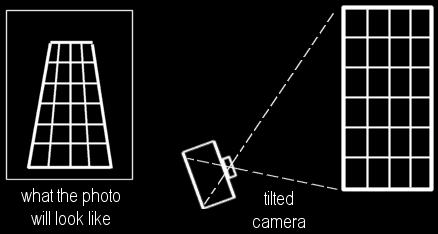
#> input picture Linear Algebra Exercise/perspective.gif, 438 x 234 px
$ jupyter execute --allow-errors 'Own tests .ipynb'   (shell and % lines are left out)
#> lines starting #> are read from the running program, lines starting #| are printed output that depends on the picture; after the words box and inside, x2 and y2 are one past the last pixel; in counts of white or black regions, pixels touching at a corner belong together
# Basis Vectors in 2D Coordinate Space

[cell 1]
import numpy as np
import matplotlib.pyplot as plt
from matplotlib.transforms import Affine2D
import skimage.io
import time

[cell 2]
def plot_vectors(vectors, colors):


    start_x = [v[0] for v in vectors]
    start_y = [v[1] for v in vectors]

    len_x = [v[2] - v[0] for v in vectors]
    len_y = [v[3] - v[1] for v in vectors]

    all_x = [x[2] for x in vectors]
    all_y = [x[3] for x in vectors]
    all_x.extend(start_x)
    all_y.extend(start_y)


    plt.quiver(start_x, start_y, len_x, len_y, angles= "xy", scale_units= "xy", scale=1, color = colors)

    plt.xlim(min(all_x) -0.2, max(all_x) + 0.2)
    plt.ylim(min(all_y) -0.2, max(all_y) + 0.2)
    plt.gca().set_aspect("equal")
    plt.show()

[cell 3]
plot_vectors([[0, 0, 2, 0], [-2, 0, -4, 1], [0, 0, 1, 1]], ["red", "blue"]) # Two orthogonal vectors
#> in plot_vectors, `plt.show()`:
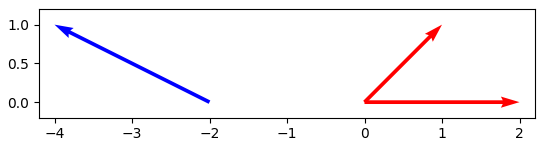
#> figure drawn by matplotlib, 1 panel

[cell 4]
plot_vectors([[1, 1, -2, 3], [2, 1, -2.5, 1.5], [-3.2, -1.5, 0, 4.3]], ["red", "blue", "orange"])
#> in plot_vectors (call 2), `plt.show()`:
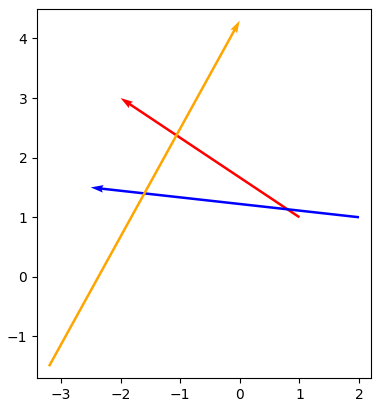
#> figure drawn by matplotlib, 1 panel

[cell 5]
plot_vectors([[1, -8, -4, 3], [2, 1, -2.5, 1.5], [-3.2, -1.5, 0, 4.3]], ["red", "blue", "orange"])
#> in plot_vectors (call 3), `plt.show()`:
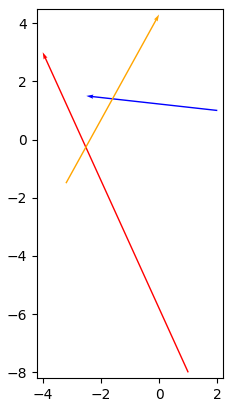
#> figure drawn by matplotlib, 1 panel

[cell 6]
main_list = []
for i in range(10):
    inner_list = [i, i, i + 1, i - 1]
    inner_list_rev = [10 - i, i, 9 -i, i - 1]

    main_list.append(inner_list)
    main_list.append(inner_list_rev)


plot_vectors(main_list, ["red", "blue", "orange"])
#> in plot_vectors (call 4), `plt.show()`:
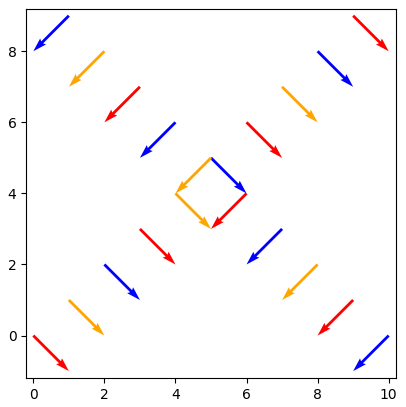
#> figure drawn by matplotlib, 1 panel

[cell 7]
# Define list of ranges
list_of_ranges = [5000, 10000, 15000, 20000, 25000]
result = {}

def list_of_ranges_to_str(list_of_ranges):
    return [str(x) for x in list_of_ranges]

#Calc coef
def get_speedup_coef(py_times, np_times):
    speedup = []
    for idx in range(len(np_times)):
        if py_times[idx] == 0:
            speedup.append(0)
        else:
            speedup.append(np_times[idx] / py_times[idx])
    return speedup

#Plot coef
def plot_coef(coef, list_of_ranges):
    x_lables = list_of_ranges_to_str(list_of_ranges)
    plt.plot(coef, color="red")
    plt.legend(["Performance Coef)"], loc='upper left')
    plt.title("Performance Coef", fontsize="xx-large")
    plt.xlabel('Array list')
    plt.ylabel('Time spent')
    plt.xticks([0, 1, 2, 3, 4], x_lables)
    plt.show()


#Plot time results
def plot_times(py_times, np_times, list_of_ranges):
    x_lables = list_of_ranges_to_str(list_of_ranges)
    plt.plot(py_times, color="red")
    plt.plot(np_times, color="blue")
    plt.legend(["PythonSum(list)", "NumPySum(array)"], loc='upper left')
    plt.title("Performance Test", fontsize="xx-large")
    plt.xlabel('Array list')
    plt.ylabel('Time spent')
    plt.xticks([0, 1, 2, 3, 4], x_lables)
    plt.show()

#The function accepts a num to be passed to np.rand.
#It also convert the np.array to standard array and returns two values
def generate_arrays(num):
    np_array = np.random.random(num)
    standard_list = list(np_array)
    return standard_list, np_array

def sum_arrays(array, np_arr = False):

    if np_arr:
        # Sum the np.array and record the time
        np_start = time.perf_counter()
        np_array_sum = np.sum(np_array)
        np_end = time.perf_counter() - np_start
        return round(np_array_sum, 5), np_end

    # Sum the standard one and record the time
    standart_start = time.perf_counter()
    standard_list_sum = 0
    for el in standard_list:
        standard_list_sum += el
    standard_end = time.perf_counter() - standart_start
    return round(standard_list_sum, 5), standard_end

for rng in list_of_ranges:
    #Call generate_arrays and get two array
    standard_list, np_array = generate_arrays(rng)

    standard_list_sum, standard_list_sum_time = sum_arrays(standard_list)

    np_array_sum, np_array_sum_time = sum_arrays(np_array, np_arr = True)

    #Check if we get equal results
    if standard_list_sum == np_array_sum:
        result[rng] = []
        result[rng].append(standard_list_sum_time)
        result[rng].append(np_array_sum_time)


if len(result) == len(list_of_ranges):
    py_times = []
    np_times = []
    for k, v in result.items():
        py_times.append(v[0])
        np_times.append(v[1])

get_speedup_coef = get_speedup_coef(py_times, np_times)

[cell 8]
plot_times(py_times, np_times, list_of_ranges)
#> in plot_times, `plt.show()`:
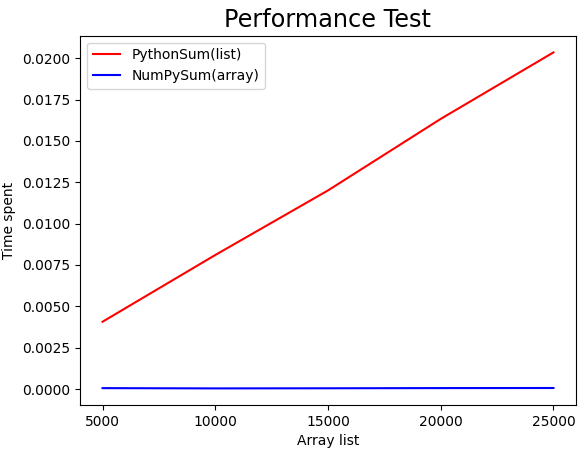
#> figure drawn by matplotlib, 1 panel
plot_coef(get_speedup_coef, list_of_ranges)
#> in plot_coef, `plt.show()`:
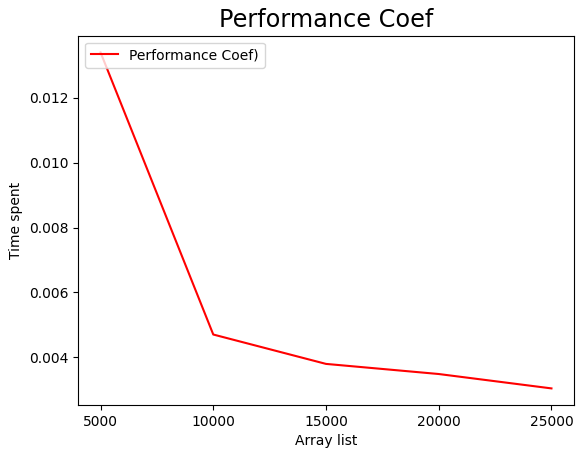
#> figure drawn by matplotlib, 1 panel

[cell 9]
def visualize_transformation(matrix, plot_title):
    fig = plt.figure()
    plt.axis("equal")
    ax = fig.add_subplot(111)

    # Limits, labels and grid
    ax.set_xlim(-5, 5)
    ax.set_ylim(-5, 5)
    ax.set_xticks(np.arange(ax.get_xlim()[0], ax.get_xlim()[1] + 1))
    ax.set_yticks(np.arange(ax.get_ylim()[0], ax.get_ylim()[1] + 1))
    ax.set_xticklabels([])
    ax.set_yticklabels([])
    ax.grid()
    ax.set_title(plot_title)

    # Unit vectors
    ax.quiver([0, 0], [0, 0], [1, 0], [0, 1], color = ["red", "blue"], alpha = 0.2, units = "xy", scale = 1)

    # Transformation
    matrix = [
        [matrix[0][0], matrix[0][1], 0],
        [matrix[1][0], matrix[1][1], 0],
        [0, 0, 1],
    ]
    t = Affine2D(matrix)

    [min_x, max_x, min_y, max_y] = [2 * ax.get_xlim()[0], 2 * ax.get_xlim()[1] + 1, 2 * ax.get_ylim()[0], 2 * ax.get_ylim()[1] + 1]

    # New (transformed) grid lines
    # Horizontal
    for y in np.arange(min_y, max_y):
        ax.plot([min_x, max_x], [y] * 2, color = "red", linestyle = "--", linewidth = 2, transform = t + ax.transData)
    # Vertical
    for x in np.arange(min_x, max_x):
        ax.plot([x] * 2, [min_y, max_y], color = "blue", linestyle = "--", linewidth = 2, transform = t + ax.transData)

    # New (transformed) unit vectors
    new_x = t.transform_affine([1, 0])
    new_y = t.transform_affine([0, 1])
    ax.quiver([0, 0], [0, 0], [new_x[0], new_y[0]], [new_x[1], new_y[1]], color = ["red", "blue"], units = "xy", angles = "xy", scale = 1)

    plt.show()

[cell 10]
def generate_matrix(deg):
    matrix_rot = [
    [np.cos(np.radians(deg)), -np.sin(np.radians(deg))],
    [np.sin(np.radians(deg)), np.cos(np.radians(deg))]
]
    return matrix_rot


for degree in [10, 20, 30]:
    visualize_transformation(generate_matrix(degree), r"Own test 4 - with Loop")
#> this loop made 3 passes
#> pass 1, in visualize_transformation, `plt.show()`:
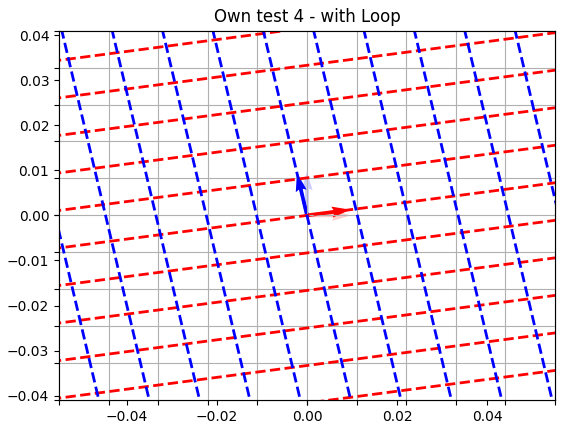
#> figure drawn by matplotlib, 1 panel
#> pass 2, in visualize_transformation (call 2), `plt.show()`:
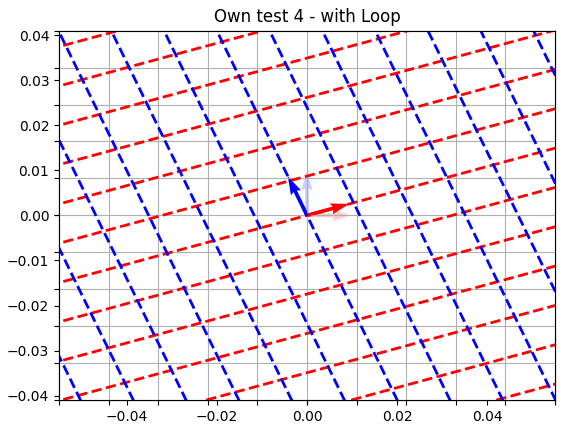
#> figure drawn by matplotlib, 1 panel

# Image processing

[cell 11]
#1 - Fetch, read and show
def read_image(url):
    img = skimage.io.imread(url)
    return img
dog_img_url = "https://images.freeimages.com/images/large-previews/30a/dog-s-face-1641634.jpg"
#> (the rest of this cell did not finish here and is left out)

[cell 12]
#2 - Get channels
def split_channels(img):
    img_red, img_green, img_blue = [img[:, :, i] for i in range(3)]
    return img_red, img_green, img_blue

[cell 13]
#3 Show channels
channel_list = ['Red channel', 'Green channel', 'Blue channel']

f, (ax_r, ax_g, ax_b) = plt.subplots(1, 3, figsize = (10, 10))
#> (the rest of this cell did not finish here and is left out)

[cell 14]
#4 Normalize the channels

def norm_channels(channel_list):
    dog_r_norm, dog_g_norm, dog_b_norm = [ch / 255 for ch in channel_list]
    return dog_r_norm, dog_g_norm, dog_b_norm

#> (the rest of this cell did not finish here and is left out)

#> (a cell that did not finish here is left out)

#> (a cell that did not finish here is left out)

#> (a cell that did not finish here is left out)

[cell 18]
def display_rgb_images_and_their_histograms(images, titles, hist_colors, images_colors):
    image_red, image_green, image_blue = images
    image_red_title, image_green_title, image_blue_title = titles
    hist_red_color, hist_green_color, hist_blue_color = hist_colors
    image_red_color, image_green_color, image_blue_color = images_colors
    fig, ((image_r, image_g, image_b), (red_hist, green_hist, blue_hist)) = plt.subplots(2, 3, figsize=(10, 10))
    image_r.imshow(image_red, cmap=image_red_color)
    image_r.set_title(image_red_title)
    red_hist.hist(image_red.ravel(), bins=256, color=hist_red_color)
    red_hist.set_title(image_red_title)
    image_g.imshow(image_green, cmap=image_green_color)
    image_g.set_title(image_green_title)
    green_hist.hist(image_green.ravel(), bins=256, color=hist_green_color)
    green_hist.set_title(image_green_title)
    image_b.imshow(image_blue, cmap=image_blue_color)
    image_b.set_title(image_blue_title)
    blue_hist.hist(image_blue.ravel(), bins=256, color=hist_blue_color)
    blue_hist.set_title(image_blue_title)
    plt.show()

#> (a cell that did not finish here is left out)

[cell 20]
import cv2 as cv
import matplotlib.pyplot as plt


img = cv.imread('perspective.gif', 0)
#> img is the input picture: shape (234, 438); min 0, max 255, mean 22.6
imgc = cv.imread('perspective.gif', 0)
c, h = cv.findContours(img, cv.RETR_EXTERNAL, cv.CHAIN_APPROX_SIMPLE)
#> c = 60 contours, 38 with area under 20; largest, box (x1, y1, x2, y2) and area: (5, 9, 134, 181) 21886, (341, 5, 434, 192) 17110, (180, 139, 248, 209) 2593, (83, 192, 90, 206) 54, (286, 191, 293, 205) 54; h = 60 rows, first 6: [1, -1, -1, -1], [2, 0, -1, -1], [3, 1, -1, -1], [4, 2, -1, -1], [5, 3, -1, -1], [6, 4, -1, -1]
cv.drawContours(imgc, c, -1, (0, 255, 0), 3)
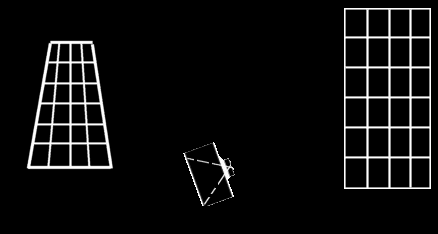
#> imgc: shape (234, 438); 5.62% of pixels changed, all inside (x1, y1, x2, y2) = (5, 5, 434, 228)

#> (the rest of this cell did not finish here and is left out)

$ run again, with Basic Algebra Exercise/broccoli.jpg saved as Linear Algebra Exercise/perspective.gif
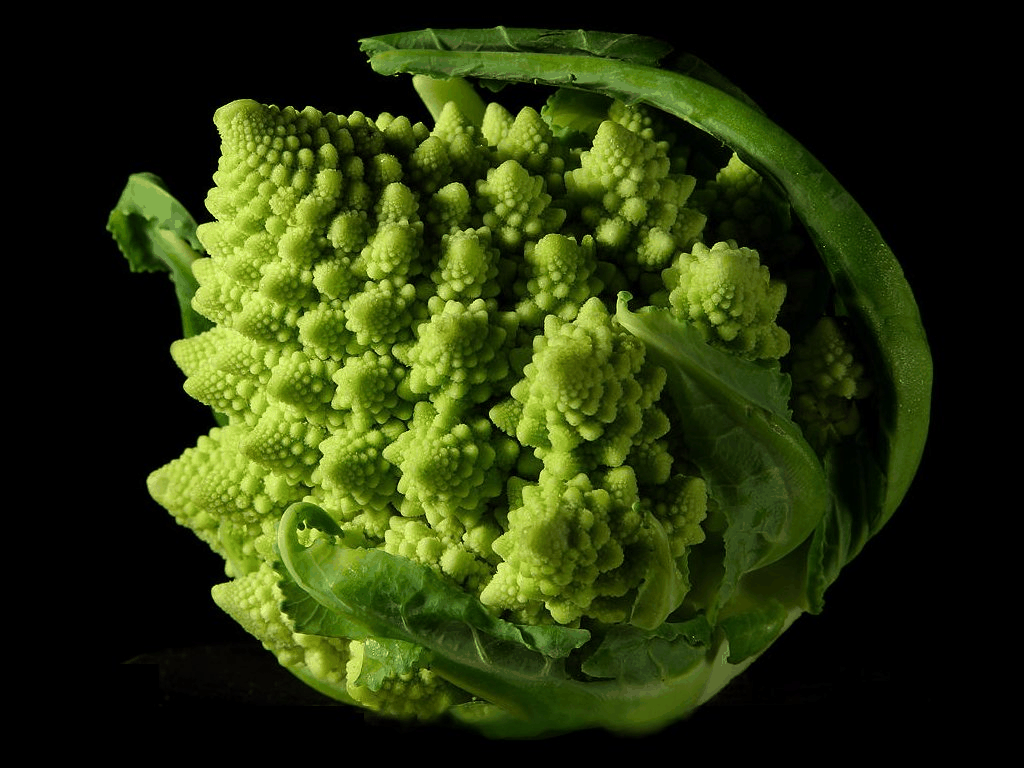
#> input picture Basic Algebra Exercise/broccoli.jpg, 1024 x 768 px
#> in plot_coef, `plt.show()`:
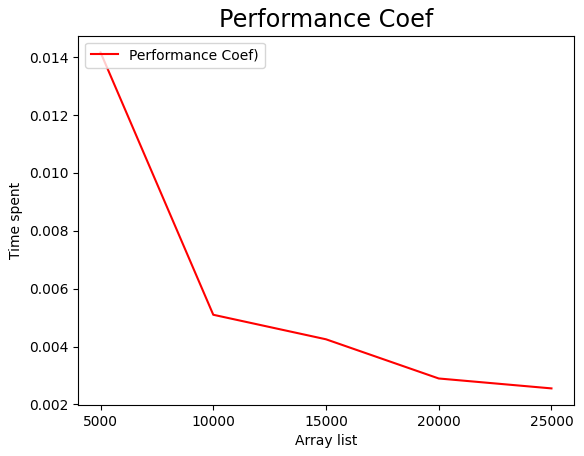
#> figure drawn by matplotlib, 1 panel
#> `img = cv.imread('perspective.gif', 0)`:
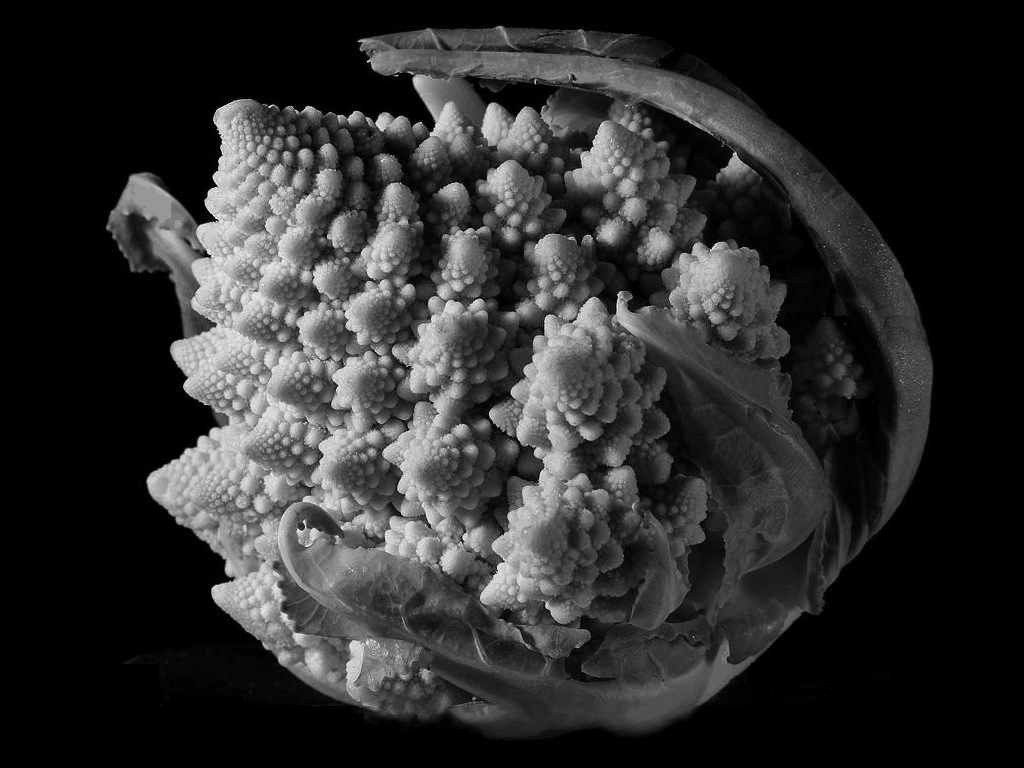
#> img: shape (768, 1024); min 0, max 227, mean 45.4
#> c = 215 contours, 212 with area under 20; largest, box (x1, y1, x2, y2) and area: (100, 22, 940, 743) 448895, (776, 681, 832, 691) 177, (872, 670, 890, 681) 82; h = 215 rows, first 6: [1, -1, -1, -1], [2, 0, -1, -1], [3, 1, -1, -1], [4, 2, -1, -1], [5, 3, -1, -1], [6, 4, -1, -1]
#> imgc: shape (768, 1024); 1.57% of pixels changed, all inside (x1, y1, x2, y2) = (98, 16, 944, 744)
